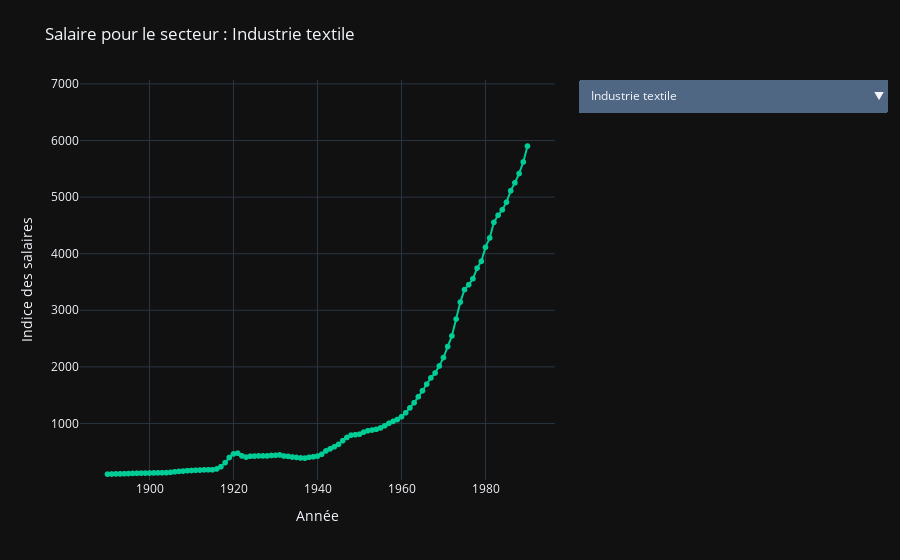

Source (notebook cell):
### Code cell
import plotly.io as pio
import json
df = pd.read_csv("../data/SHS_TM.csv")
df = df.reset_index()
df.columns = [col.replace('#', '').strip() for col in df.columns]
assert "Année" in df.columns, "La colonne 'Année' n'existe toujours pas"
df_long = df.melt(id_vars="Année", var_name="Secteur", value_name="Salaire")
df_long = df_long[~df_long['Secteur'].isin(['index', 'Total'])]

fig = px.line(
    df_long,
    x="Année",
    y="Salaire",
    color="Secteur",
    markers=True,
    title="Évolution des salaires par catégorie de métier",
    template="plotly_dark"
)

secteurs = df_long["Secteur"].unique()
for i, trace in enumerate(fig.data):
    trace.visible = (i == 0)

buttons = []
for i, secteur in enumerate(secteurs):
    visibility = [j == i for j in range(len(secteurs))]
    buttons.append(dict(
        label=secteur,
        method="update",
        args=[{"visible": visibility},
              {"title": f"Salaire pour le secteur : {secteur}"}]
    ))
ymin = df_long["Salaire"].min()
ymax = df_long["Salaire"].max()
fig.update_layout(
    updatemenus=[
        dict(
            buttons=buttons,
            direction="down",
            x=1.05,       
            xanchor="left",
            y=1,
            yanchor="top",
            showactive=True
        )
    ],
    yaxis=dict(
        title="Indice des salaires",
        range=[ymin, ymax]
    ),
    xaxis_title="Année",
    yaxis_title="Indice des salaires",
    margin=dict(t=80),  
    showlegend=False
)


fig.show()
pio.write_json(fig, "salary_per_job.json")
